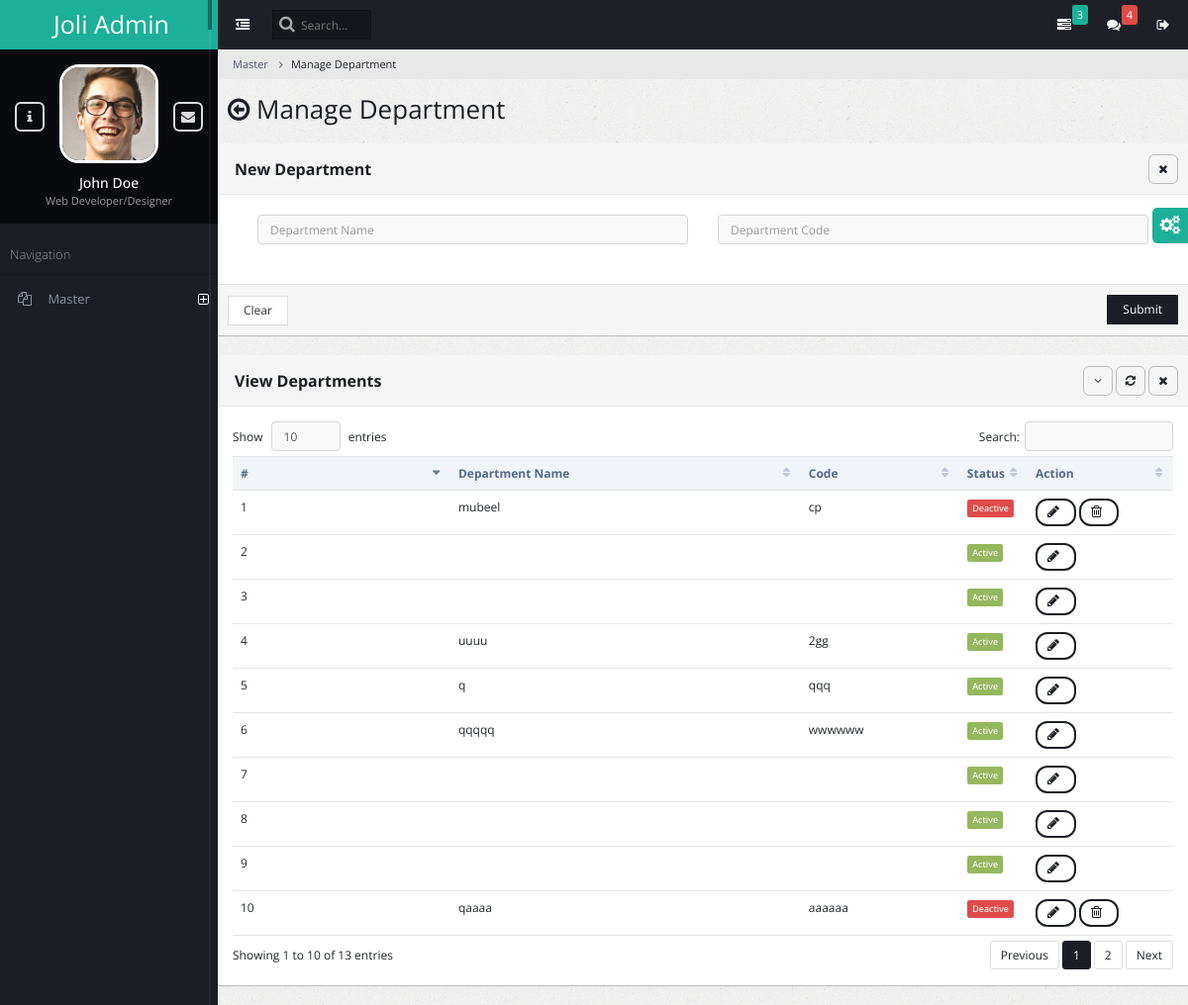
The page /ad_department_manage/ on the database its author committed.
### admin_master/models.py (models this page shows)
class AmsDepartment(models.Model):
    department_name = models.CharField(max_length=100)
    department_code = models.CharField(max_length=10)
    status = models.BooleanField(default=True)

### admin_master/views.py (the view, shortened to what this page needs)
# urls.py: path('ad_department_manage/',views.admin_department_manage,name="admin_department_manage"),
def admin_department_manage(request):
    ams_departments = AmsDepartment.objects.all()
    return render(request, 'admin_master_department_manage.html', {'ams_departments': ams_departments})

### admin_master/templates/admin_master_department_manage.html (shortened to what this page needs)
{% extends "base.html" %}
{% block content %}
<ul class="breadcrumb">
    <li><a href="#">Master</a></li>
    <li class="active">Manage Department</li>
</ul>
<div class="content-frame-top">
    <div class="page-title">
        <h2><span class="fa fa-arrow-circle-o-left"></span> Manage Department</h2>
    </div>
</div>
<form method="post" action="{% url 'admin_department_manage' %}">
<div class="panel panel-default">
    <div class="panel-heading ui-draggable-handle">
        <h1 class="panel-title"><strong></strong><b>New Department</b></h1>
        <ul class="panel-controls">
            <li><a href="#" class="panel-remove"><span class="fa fa-times"></span></a></li>
        </ul>
    </div>
    <div class="panel-body">
        <div class="block">
            <div class="col-md-6">
                <div>
                    <input type="text" placeholder="Department Name" name="department_name" required class="form-control">
                </div>
            </div>
            <div class="col-md-6">
                <div>
                    <input type="text" placeholder="Department Code" name="department_code" required class="form-control">
                </div>
            </div>
        </div>
    </div>
    <div class="panel-footer">
        <input type="reset" class="btn btn-default" value="Clear">
        <button class="btn btn-primary pull-right">Submit</button>
    </div>
</div>
</form>
<div class="panel panel-default">
    <div class="panel-heading ui-draggable-handle">
        <h1 class="panel-title"><b>View Departments</b></h1>
        <ul class="panel-controls">
            <li><a href="#" class="panel-collapse"><span class="fa fa-angle-down"></span></a></li>
            <li><a href="#" class="panel-refresh"><span class="fa fa-refresh"></span></a></li>
            <li><a href="#" class="panel-remove"><span class="fa fa-times"></span></a></li>
        </ul>
    </div>
    <div class="panel-body">
        <table class="table datatable dataTable no-footer" id="DataTables_Table_0" role="grid" aria-describedby="DataTables_Table_0_info">
            <thead>
                <tr role="row"><th class="sorting_asc" tabindex="0" aria-controls="DataTables_Table_0" rowspan="1" colspan="1" aria-sort="ascending" aria-label="Name: activate to sort column ascending" style="width: 198px;">#</th><th class="sorting" tabindex="0" aria-controls="DataTables_Table_0" rowspan="1" colspan="1" aria-label="Position: activate to sort column ascending" style="width: 309px;">Department Name</th><th class="sorting" tabindex="0" aria-controls="DataTables_Table_0" rowspan="1" colspan="1" aria-label="Office: activate to sort column ascending" style="width: 148px;">Code</th><th class="sorting" tabindex="0" aria-controls="DataTables_Table_0" rowspan="1" colspan="1" aria-label="Age: activate to sort column ascending" style="width: 70px;">Status</th><th class="sorting" tabindex="0" aria-controls="DataTables_Table_0" rowspan="1" colspan="1" aria-label="Start date: activate to sort column ascending" style="width: 137px;">Action</th></tr>
            </thead>
            <tbody>
                {% for ams_department in ams_departments %}                <tr id="{{ams_department.id}}" >
                    <td>{{ forloop.counter }}</td>
                    <td>{{ ams_department.department_name }}</td>
                    <td>{{ ams_department.department_code }}</td>
                    <td>
                        {% if ams_department.status %}
                            <span class="label label-success">Active</span>
                        {% else %}
                            <span class="label label-danger">Deactive</span>
                        {% endif %}
                    </td>
                    <td>
                        <button class="btn btn-primary btn-rounded" onClick="edit_row({{ ams_department.id }});" data-toggle="modal" data-target="#modal_basic">
                            <span id="spinner{{ams_department.id}}" class="fa fa-pencil"></span>
                        </button>
                        {% if not ams_department.status%}
                        <button class="btn btn-primary btn-rounded" onClick="delete_row1({{ ams_department.id }});">
                            <span class="fa fa-trash-o"></span>
                        </button>    {% endif %}
                    </td>
                </tr>
            {% endfor %}
                </tbody>
        </table>
    </div>
</div>
{% endblock content %}

### rows shown on the page
AmsDepartment: department_name "mubeel", department_code "cp", status "Deactive"
AmsDepartment: status "Active"
AmsDepartment: status "Active"
AmsDepartment: department_name "uuuu", department_code "2gg", status "Active"
AmsDepartment: department_name "q", department_code "qqq", status "Active"
AmsDepartment: department_name "qqqqq", department_code "wwwwww", status "Active"
AmsDepartment: status "Active"
AmsDepartment: status "Active"
AmsDepartment: status "Active"
AmsDepartment: department_name "qaaaa", department_code "aaaaaa", status "Deactive"
